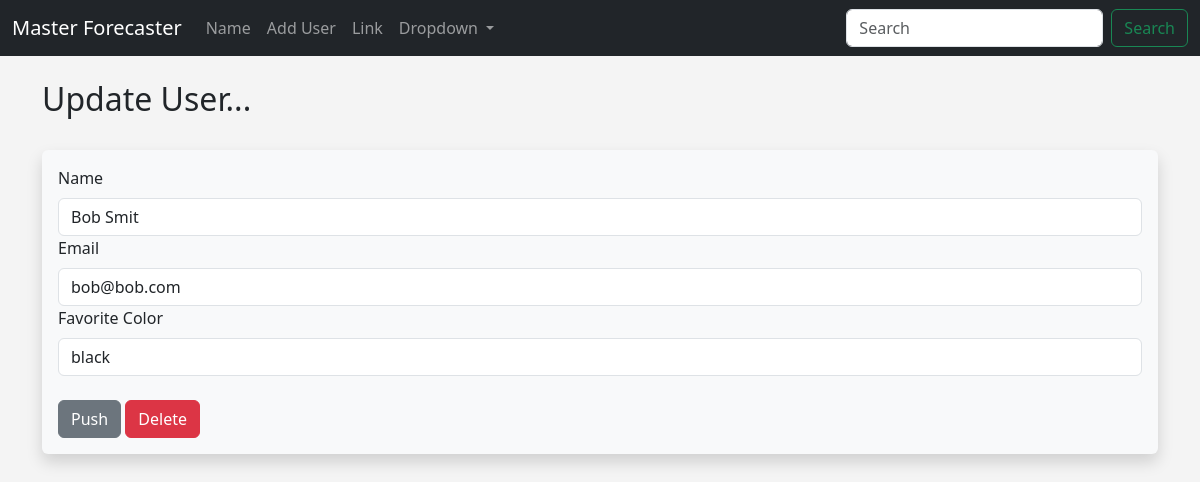
Page /update/4 on the committed database.
### hello.py (models this page shows, shortened)
class Users(db.Model):
    id = db.Column(db.Integer, primary_key = True)
    name = db.Column(db.String(200), nullable=False)
    email = db.Column(db.String(200), nullable=False, unique=True)
    favorite_color = db.Column(db.String(200))
    date_added = db.Column(db.DateTime, default=datetime.utcnow())
    password_hash = db.Column(db.String(128))
    @property
    def password(self):
        raise AttributeError('password is not readable attribute')

### hello.py (the view)
@app.route('/update/<int:id>', methods = ['GET', 'POST'])
def update(id):
    form = UserForm()
    name_to_update = Users.query.get_or_404(id)
    if request.method == 'POST':
        name_to_update.name = request.form['name']
        name_to_update.email = request.form['email']
        name_to_update.favorite_color = request.form['favorite_color']
        try:
            db.session.commit()
            flash('User updated successfully')
            return render_template('update.html', form=form, name_to_update=name_to_update)
        except:
            flash('Something went wrong')
            return render_template('update.html', form=form, name_to_update=name_to_update)
    else:
        return render_template('update.html', form=form, name_to_update=name_to_update, id=id)

### hello.py
class UserForm(FlaskForm):
    name = StringField('Name', validators=[DataRequired()])
    email = StringField('Email', validators=[DataRequired()])
    favorite_color = StringField('Favorite Color')
    password_hash = PasswordField('Password', validators=[DataRequired(), equal_to('password_hash2', message='Passwords Must Match!')])
    password_hash2 = PasswordField('Repeat Password', validators=[DataRequired()])
    submit = SubmitField('Push')

### templates/update.html (shortened to what this page needs)
{% extends 'base.html' %}
{% block content %}
    {% if name %}
        <h2>User Updated</h2>
        <br/>
    <table class="table table-hover table-bordered table-striped">
        {% for our_user in our_users %}
        <tr>
        <td>{{ our_user.id }} - {{ our_user.name }} - {{ our_user.email }} - {{ our_user.favorite_color }}<br/></td>
        </tr>
        {% endfor %}
    </table>
{% else %}
    <h2>Update User...</h2></br>
    <div class="shadow p-3 mb-5 bg-body-tertiary rounded">
        <form action="/update/{{ name_to_update.id }}" method="POST">
            {{ form.name.label(class="form-label") }}
            {{ form.name(class="form-control", value=name_to_update.name) }}
            {{ form.email.label(class="form-label") }}
            {{ form.email(class="form-control", value=name_to_update.email) }}
            {{ form.favorite_color.label(class="form-label") }}
            {{ form.favorite_color(class="form-control", value=name_to_update.favorite_color) }}
            <br/>
            {{ form.submit(class="btn btn-secondary") }}
            <a href="{{ url_for('delete', id=id) }}" class="btn btn-danger">Delete</a>
        </form>
    </div>
    <br/><br/>
{% endif %}
{% endblock %}

### static/css/style.css (style rules this page uses)
body { background: #f4f4f4; }

### rows in the picture
Users: name "Bob Smit", email "bob@bob.com", favorite_color "black"
